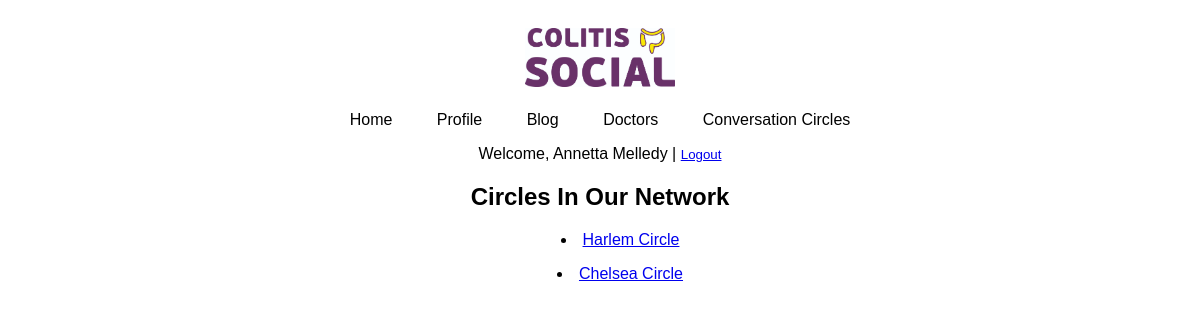
The page /circles.php (signed in) on the database its author committed.
### tables this page shows
CREATE TABLE `conversation_circles` (
  `circle_id` int(11) NOT NULL,
  `name` varchar(50) NOT NULL,
  `seat_capacity` int(11) NOT NULL,
  `meeting_day` varchar(20) NOT NULL,
  `meeting_time` varchar(10) NOT NULL,
  `phone_number` varchar(30) NOT NULL,
  `email_address` varchar(30) NOT NULL,
  `website` varchar(100) NOT NULL,
  `street` varchar(50) NOT NULL,
  `building` varchar(50) NOT NULL,
  `door_number` varchar(10) NOT NULL,
  `zip_code` varchar(10) NOT NULL,
  `city` varchar(30) NOT NULL,
  `state` varchar(30) NOT NULL
);

### circles.php (the view, shortened to what this page needs)
<?php
include_once 'includes/header.php';
?>
<?php
require_once 'includes/login.php';
echo "<h2 class=\"center\">Circles In Our Network</h2>";
$conn = new mysqli($hn, $un, $pw, $db);
$query = "SELECT * FROM `conversation_circles`";
$result = $conn->query($query);
while ($row = $result->fetch_assoc()) {
    $cid=$row["circle_id"];
	echo "<ul><li class=\"centeredlist\"><a href=\"conversationcircle.php?id=".$cid."\">".$row["name"]."</a></li></ul>";
}
?>
</body>
</html>

### includes/colitissocial.css (style rules this page uses)
body { font-family: sans-serif; }
.centeredlist { text-align: center; list-style-position: inside; }
.center { text-align: center; }

### rows shown on the page
conversation_circles: name "Harlem Circle"
conversation_circles: name "Chelsea Circle"

### other values the page prints
$_SESSION['name'] "Annetta"
$_SESSION['surname'] "Melledy"
